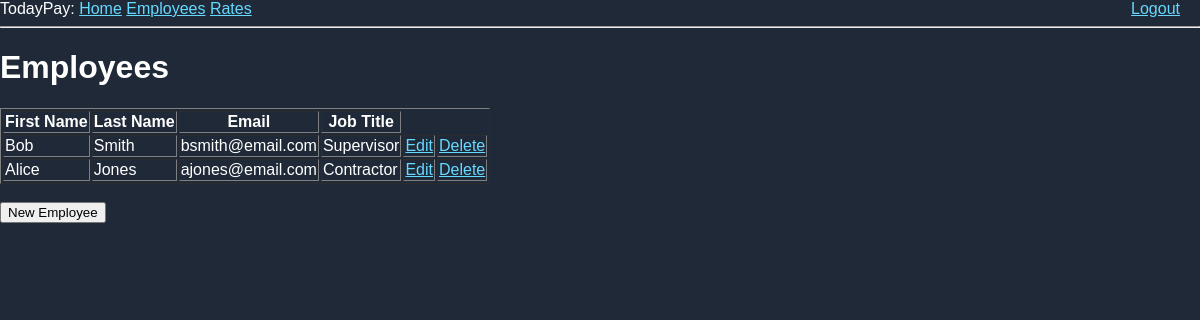
The page /employees (signed in) on the database its author committed.
### app/models.py (models this page shows, shortened)
class Employee(db.Model):
    id: so.Mapped[int] = so.mapped_column(primary_key=True)
    first_name: so.Mapped[str] = so.mapped_column(sa.String(64))
    last_name: so.Mapped[str] = so.mapped_column(sa.String(64))
    email: so.Mapped[str] = so.mapped_column(sa.String(64), unique=True)
    job_title: so.Mapped[Optional[str]] = so.mapped_column(sa.String(64))
    pay_rate: so.Mapped[float] = so.mapped_column(sa.Float, server_default="0.0")
    is_active: so.Mapped[bool] = so.mapped_column(sa.Boolean, server_default=sa.true())
    user_id: so.Mapped[int] = so.mapped_column(sa.ForeignKey("user.id"), index=True)
    user: so.Mapped["User"] = so.relationship(back_populates="employee")
    commute_logs: so.Mapped[list["CommuteLog"]] = so.relationship(back_populates="employee")
    rates: so.Mapped["Rates"] = so.relationship(back_populates="employee")

### app/routes.py (the view)
@app.route('/employees', methods=['GET', 'POST'])
@login_required
def employees():
    if not current_user.is_manager:
        abort(403)
    query = sa.select(Employee)
    employees = db.session.scalars(query).all()
    return render_template('employees.html', title='Employees', employees=employees)

### app/models.py (called while the page is built)
@login.user_loader
def load_user(id):
    return db.session.get(User, int(id))

    @property
    def is_manager(self):
        return self.role in ("manager", "admin")

    @property
    def is_employee(self):
        return self.role in ("employee", "admin")

### app/templates/employees.html
{% extends "base.html" %}
{% block content %}
    <h1>Employees</h1>
    {% if employees %}
    <table border="1">
	<thead>
	    <tr>
		<th>First Name</th>
		<th>Last Name</th>
		<th>Email</th>
		<th>Job Title</th>
	    </tr>
	</thead>
	<tbody>
	    {% for employee in employees %}
	    {% if employee.is_active %}
	    <tr>
		<td>{{ employee.first_name }}</td>
		<td>{{ employee.last_name }}</td>
		<td>{{ employee.email }}</td>
		<td>{{ employee.job_title }}</td>
		<td><a href="{{ url_for('editEmployee', id=employee.id) }}">Edit</a></td>
		<td><a href="{{ url_for('deleteEmployee', id=employee.id) }}">Delete</a></td>
	    </tr>
	    {% endif %}
	    {% endfor %}
	</tbody>
    </table>
    {% else %}
    <p>No Employees Found.</p>
    {% endif %}
    <br>
    <a href="{{ url_for('addEmployee') }}">
	<button>New Employee</button>
    </a>
{% endblock %}

### app/static/style.css (style rules this page uses)
body { margin: 0; height: 100vh; display: flex: justify-content: center; align-items: center; background: #1f2937; color: white; font-family: Arial, sans-serif; }
a { color: #66d9ff; }

### rows shown on the page
Employee: first_name "Bob", last_name "Smith", email "bsmith@email.com", job_title "Supervisor"
Employee: first_name "Alice", last_name "Jones", email "ajones@email.com", job_title "Contractor"
